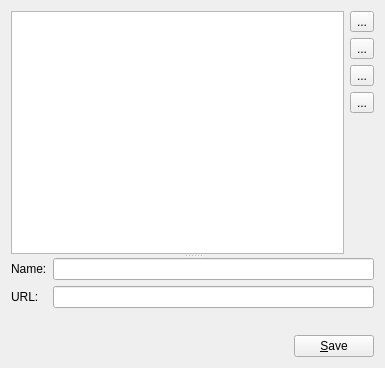
<?xml version="1.0" encoding="UTF-8"?>
<ui version="4.0">
 <class>Form</class>
 <widget class="QWidget" name="Form">
  <property name="geometry">
   <rect>
    <x>0</x>
    <y>0</y>
    <width>385</width>
    <height>368</height>
   </rect>
  </property>
  <property name="windowTitle">
   <string>Form</string>
  </property>
  <layout class="QVBoxLayout" name="verticalLayout_3">
   <item>
    <widget class="QSplitter" name="splitter">
     <property name="orientation">
      <enum>Qt::Vertical</enum>
     </property>
     <widget class="QWidget" name="layoutWidget">
      <layout class="QHBoxLayout" name="horizontalLayout">
       <item>
        <widget class="QListWidget" name="feedList"/>
       </item>
       <item>
        <layout class="QVBoxLayout" name="verticalLayout">
         <item>
          <widget class="QToolButton" name="add">
           <property name="text">
            <string>...</string>
           </property>
           <property name="icon">
            <iconset resource="../../icons.qrc">
             <normaloff>:/icons/plus.svg</normaloff>:/icons/plus.svg</iconset>
           </property>
          </widget>
         </item>
         <item>
          <widget class="QToolButton" name="remove">
           <property name="text">
            <string>...</string>
           </property>
           <property name="icon">
            <iconset resource="../../icons.qrc">
             <normaloff>:/icons/minus.svg</normaloff>:/icons/minus.svg</iconset>
           </property>
          </widget>
         </item>
         <item>
          <widget class="QToolButton" name="edit">
           <property name="text">
            <string>...</string>
           </property>
           <property name="icon">
            <iconset resource="../../icons.qrc">
             <normaloff>:/icons/configure.svg</normaloff>:/icons/configure.svg</iconset>
           </property>
          </widget>
         </item>
         <item>
          <widget class="QToolButton" name="refresh">
           <property name="text">
            <string>...</string>
           </property>
           <property name="icon">
            <iconset resource="../../icons.qrc">
             <normaloff>:/icons/reload.svg</normaloff>:/icons/reload.svg</iconset>
           </property>
          </widget>
         </item>
         <item>
          <spacer name="verticalSpacer">
           <property name="orientation">
            <enum>Qt::Vertical</enum>
           </property>
           <property name="sizeHint" stdset="0">
            <size>
             <width>20</width>
             <height>40</height>
            </size>
           </property>
          </spacer>
         </item>
        </layout>
       </item>
      </layout>
     </widget>
     <widget class="QWidget" name="layoutWidget">
      <layout class="QVBoxLayout" name="verticalLayout_2">
       <item>
        <layout class="QFormLayout" name="formLayout">
         <item row="0" column="0">
          <widget class="QLabel" name="label">
           <property name="text">
            <string>Name:</string>
           </property>
          </widget>
         </item>
         <item row="0" column="1">
          <widget class="QLineEdit" name="title"/>
         </item>
         <item row="1" column="0">
          <widget class="QLabel" name="label_2">
           <property name="text">
            <string>URL:</string>
           </property>
          </widget>
         </item>
         <item row="1" column="1">
          <widget class="QLineEdit" name="url"/>
         </item>
        </layout>
       </item>
       <item>
        <layout class="QHBoxLayout" name="horizontalLayout_2">
         <item>
          <spacer name="horizontalSpacer">
           <property name="orientation">
            <enum>Qt::Horizontal</enum>
           </property>
           <property name="sizeHint" stdset="0">
            <size>
             <width>40</width>
             <height>20</height>
            </size>
           </property>
          </spacer>
         </item>
         <item>
          <widget class="QPushButton" name="save">
           <property name="text">
            <string>&amp;Save</string>
           </property>
          </widget>
         </item>
        </layout>
       </item>
      </layout>
     </widget>
    </widget>
   </item>
  </layout>
 </widget>
 <resources>
  <include location="../../icons.qrc"/>
 </resources>
 <connections/>
</ui>
